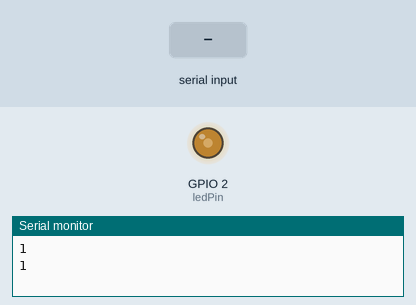
Bench run of a sketch on a simulated ESP32. Shown: output pins drawn as LEDs (lit = HIGH), the last lines printed to the serial monitor. Inputs (shaded band) come from the test bench. Nothing arrives over Bluetooth unless stated.

Above: at 1.65 s.
At 16.1 s:
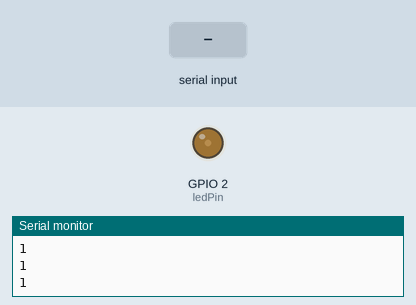
16.2 s: "90,45\n" received over the second serial link
At 23.4 s:
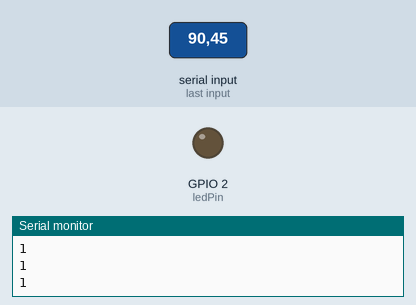
Timing chart, 0 to 31.5 s (numbered marks = the images above; inputs shaded):
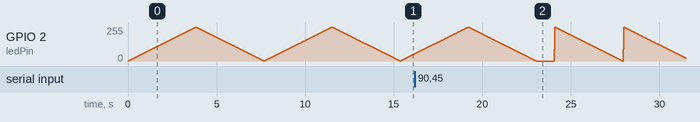

The sketch:

Bluetooth-example3.ino
```cpp
#include "BluetoothSerial.h"

#if !defined(CONFIG_BT_ENABLED) || !defined(CONFIG_BLUEDROID_ENABLED)
#error Bluetooth is not enabled! Please run `make menuconfig` to and enable it
#endif

#if !defined(CONFIG_BT_SPP_ENABLED)
#error Serial Bluetooth not available or not enabled. It is only available for the ESP32 chip.
#endif

BluetoothSerial SerialBT;

// the number of the LED pin
const int ledPin = 2;  //
String k;
int m = 1;
int n = 1;
int p = 1;

// setting PWM properties
const int freq = 5000;
const int ledChannel = 0;
const int resolution = 8;

void setup() {
  Serial.begin(115200);
  SerialBT.begin("ESP32_Pervin"); //Bluetooth device name
  Serial.println("The device started, now you can pair it with bluetooth!");
    // configure LED PWM functionalitites
  ledcSetup(ledChannel, freq, resolution);

  // attach the channel to the GPIO to be controlled
  ledcAttachPin(ledPin, ledChannel);
}

void loop() {
  if (SerialBT.available()) {
    k = SerialBT.readString();
    //Serial.write(SerialBT.read());
    Serial.println(k);
    p = k.toInt();
    Serial.println(p);
  }

  if (p<255) {m = p;}
  if (p>254) {n = p-255;}


  if (m==0) {m = 1;}
  if (n==0) {n = 1;}
  Serial.println(m);
  Serial.println(n);
  // increase the LED brightness
  for(int dutyCycle = 0; dutyCycle <= 255; dutyCycle = dutyCycle + m){
    // changing the LED brightness with PWM
    ledcWrite(ledChannel, dutyCycle);
    delay(15);
  }

  // decrease the LED brightness
  for(int dutyCycle = 255; dutyCycle >= 0; dutyCycle = dutyCycle - n){
    // changing the LED brightness with PWM
    ledcWrite(ledChannel, dutyCycle);
    delay(15);
  }

}
```
